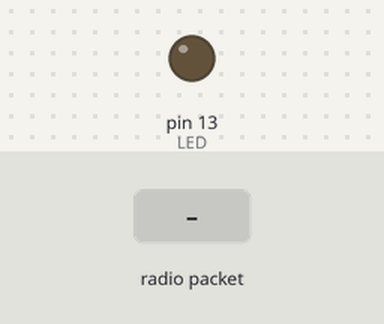
This sketch was run on a simulated Arduino Uno, built with avr-gcc and run on an emulated ATmega328P. Shown: output pins drawn as LEDs (lit = HIGH). Inputs (shaded band) come from the test bench. No radio packets arrive unless stated; pins used as bus, display or sensor lines are not drawn; what the sketch prints to the serial monitor is not drawn.

Above: at 1.3 s.
1.4 s: radio packet "1" arrives
Timing chart, 0 to 4.4 s (numbered marks = the images above; inputs shaded):
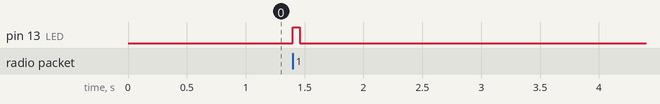

The sketch:

Radio_Recieve_Final.ino
```cpp
/* Radio Module Pinout (Not Arduino Pin Numbers)
    VIN - Power in
    GND - Ground
    EN - Enable Pin, High on default, Low to cut power
    G0 - GPIO 0 Pin, used for IRQ (Interrupt Request) used for interrupt request
        from radio to microcontroller
    SCK - SPI Clock Pin
    MISO -  Master In Slave Out pin, data sent from processor to radio,
        3.3V logic level
    MOSI - Master Out Slave In pin, data sent from processor to radio
    CS - Chip Select pin, drop to low for SPI transaction
    RST - Reset pin, pulled high by default for reset, pull Low to turn on
    G1-G5 - GPIO pins
 */

// Arduino9x_RX
// -*- mode: C++ -*-
// Example sketch showing how to create a simple messaging client (receiver)
// with the RH_RF95 class. RH_RF95 class does not provide for addressing or
// reliability, so you should only use RH_RF95 if you do not need the higher
// level messaging abilities.
// It is designed to work with the other example Arduino9x_TX

#include <SPI.h>
#include <RH_RF95.h>

#define RFM95_CS 4
#define RFM95_RST 2
#define RFM95_INT 3

// Change to 434.0 or other frequency, must match RX's freq!
#define RF95_FREQ 915.0

// Singleton instance of the radio driver
RH_RF95 rf95(RFM95_CS, RFM95_INT);

// Blinky on receipt
#define LED 13

String reply;      // for incoming serial data

void setup()
{
  reply = "00";
  pinMode(LED, OUTPUT);
  pinMode(RFM95_RST, OUTPUT);
  digitalWrite(RFM95_RST, HIGH);

  while (!Serial);
  Serial.begin(9600);
  delay(100);

  //Serial.println("Arduino LoRa RX Test!");

  // manual reset
  digitalWrite(RFM95_RST, LOW);
  delay(10);
  digitalWrite(RFM95_RST, HIGH);
  delay(10);

  while (!rf95.init()) {
    //Serial.println("LoRa radio init failed");
    while (1);
  }
// Serial.println("LoRa radio init OK!");

  // Defaults after init are 434.0MHz, modulation GFSK_Rb250Fd250, +13dbM
  if (!rf95.setFrequency(RF95_FREQ)) {
    //Serial.println("setFrequency failed");
    while (1);
  }
  //Serial.print("Set Freq to: "); Serial.println(RF95_FREQ);

  // Defaults after init are 434.0MHz, 13dBm, Bw = 125 kHz, Cr = 4/5, Sf = 128chips/symbol, CRC on

  // The default transmitter power is 13dBm, using PA_BOOST.
  // If you are using RFM95/96/97/98 modules which uses the PA_BOOST transmitter pin, then
  // you can set transmitter powers from 5 to 23 dBm:
  rf95.setTxPower(23, false);
}

void loop()
{
  if(Serial.available() > 0){
    reply = Serial.readString();
  }

  if (rf95.available())
  {
    // Should be a message for us now
    uint8_t buf[RH_RF95_MAX_MESSAGE_LEN];
    uint8_t len = sizeof(buf);

    if (rf95.recv(buf, &len))
    {
      digitalWrite(LED, HIGH);
      // RH_RF95::printBuffer("Received: ", buf, len);
      // Serial.print("Got: ");
      Serial.println((char*)buf );
      // Serial.print("RSSI: ");
      // Serial.println(rf95.lastRssi(), DEC);

      // Send a reply
      char data[3];
      reply.toCharArray(data, 3);

      // uint8_t data[] = "And hello back to you";
      rf95.send(data, sizeof(data));
      rf95.waitPacketSent();
      // Serial.println(reply);
      digitalWrite(LED, LOW);
    }
    else
    {
      // Serial.println("Receive failed");
    }
  }
}
```

Measured:
- after the input at 1.4 s, pin 13 (LED): LOW → HIGH at once, → LOW 0.06 s later
